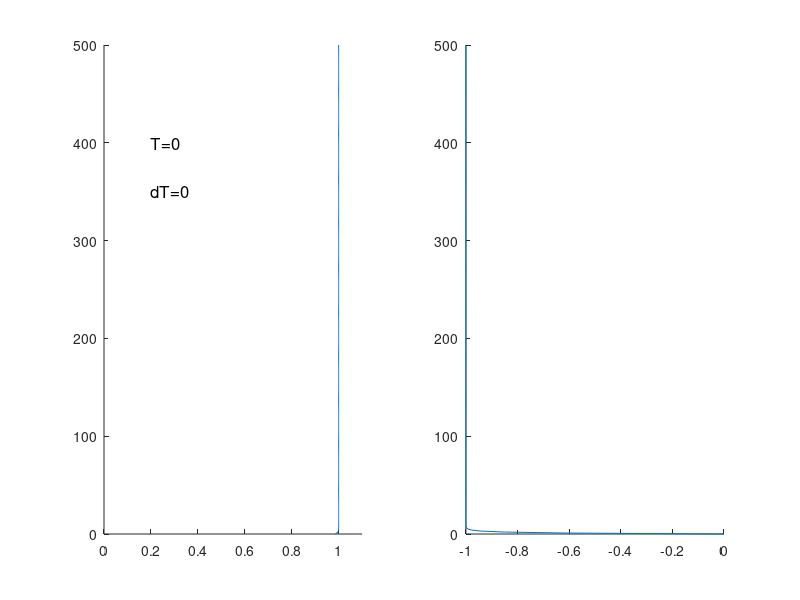

MATLAB code for this plot: (Note: this script raises an error after producing the figure.)
% clear;

g=9.81;
drho=500;
mu_f=1e3;
mu_m_mix=1e14;
d=2.75e-3;      %grain size
n=3;
b=125;

phi0=0.5;

K0=phi0^n*d^2/b;
um_0=K0/mu_f*drho*g*(1-phi0); %
sigma=(K0*mu_m_mix/mu_f)^0.5;   %Compaction length
tao0=sigma/um_0;    %time scale

Year=365.25*24*3600;


To_show=(10:10:200)*Year/tao0;
% To_show=[0.5,1,2,4,10];

N_to_show=length(To_show);
pos=1;
Z_len=500;

N=500+1;
theta=1;
fixed_dt=1;
dt=To_show(1)/10;%0.005;
End_time=To_show(end)+0.1;


Precision=1e-6;  %Saturation calculating precision
z=linspace(0,Z_len,N);
phi=ones(N,1);
% phi(round(N/5):round(2*N/5))=1.5;
um=zeros(N,1);

indexi=zeros((N-2)*3+3,1);
indexj=zeros((N-2)*3+3,1);
value=zeros((N-2)*3+3,1); 

To_save=1;
if To_save==1 && fixed_dt==1
   phi_data=zeros(N_to_show,N); 
   um_data=zeros(N_to_show,N); 
end
Time=0;
temp1=zeros(N,1);
counter=0;
%%

figure(13)
clf;
subplot(1,2,1)
hold on;
Handel2=plot(phi(1:N),z);
H_T=text(0.2,Z_len*0.8, "T=0",'fontsize',12);
H_dt=text(0.2,Z_len*0.7, "dT=0",'fontsize',12);
xlim([0,1.1])

subplot(1,2,2)
hold on;
Handel3=plot(um(1:N),z);
xlim([-1,0])

Zeroelements=0;
Zeroelements_old=0;
Top=0;
while Time<End_time 
    um_old=um;
    phi_old=phi;
    improve=1;
    iter=0;
    dz=z(2)-z(1);
    
    while improve>Precision && iter<50
        indexi=zeros((N-2-Zeroelements_old)*3+3,1);
        indexj=zeros((N-2-Zeroelements_old)*3+3,1);
        value=zeros((N-2-Zeroelements_old)*3+3,1); 
        
        theta2=1;
        
        indexi(1)=1; indexj(1)=1; value(1)=1;  %boundary condition at the bottom
        for i=0:N-3-Zeroelements_old 
              indexi(i*3+2)=i+2; indexj(i*3+2)=i+1; value(i*3+2)=theta2;
              indexi(i*3+3)=i+2; indexj(i*3+3)=i+2; value(i*3+3)=-2*theta2;
              indexi(i*3+4)=i+2; indexj(i*3+4)=i+3; value(i*3+4)=theta2;
        end
%         for i=0:N-3-Zeroelements_old 
%               indexi(i*3+2)=i+2; indexj(i*3+2)=i+1; value(i*3+2)=theta2*((1-phi0*phi(i+1))+(1-phi0*phi(i+2)))/(1-phi0)/2;
%               indexi(i*3+3)=i+2; indexj(i*3+3)=i+2; value(i*3+3)=-theta2*((1-phi0*phi(i+1))+2*(1-phi0*phi(i+2))+(1-phi0*phi(i+3)))/(1-phi0)/2;
%               indexi(i*3+4)=i+2; indexj(i*3+4)=i+3; value(i*3+4)=theta2*((1-phi0*phi(i+3))+(1-phi0*phi(i+2)))/(1-phi0)/2;
%         end        
        indexi(end-1)=N-Zeroelements_old; indexj(end-1)=N-Zeroelements_old;   value(end-1)=1;   %boundary condition at the top
        indexi(end)=N-Zeroelements_old; indexj(end)=N-Zeroelements_old-1;     value(end)=-1;   %boundary condition at the top
%         for i=1:Zeroelements_old
%            indexi(end-i+1)=N-i+1; indexj(end-i+1)=N-i+1; value(end-i+1)=1; 
%         end 
%         temp=zeros(N-Zeroelements_old,1);
%         temp(2:N-1-Zeroelements_old)=(um_old(3:N-Zeroelements_old)-2*um_old(2:N-1-Zeroelements_old)+um_old(1:N-2-Zeroelements_old))*(1-theta)/dz^2-(1-theta)./phi(2:N-1-Zeroelements_old).^n.*um_old(2:N-1-Zeroelements_old);    
        
        
        Q=sparse(indexi,indexj,value,N-Zeroelements_old,N-Zeroelements_old);
        K=sparse(2:N-Zeroelements_old-1,2:N-Zeroelements_old-1,theta2./phi(2:N-Zeroelements_old-1).^n,N-Zeroelements_old,N-Zeroelements_old);
        LHS=Q/dz^2-K;
        rhs=((1-phi0*phi)/(1-phi0));
        rhs=rhs(1:end-Zeroelements_old);
%         rhs=rhs-temp;
        % Boundary condition
        rhs(end)=0;
        rhs(1)=0;
        um(1:end-Zeroelements_old)=LHS\rhs;  
        um(end-Zeroelements_old+1:end)=0;
        %Set dt
        if ~fixed_dt
            dt=min(min(abs(dz./um)),0.05);
            if pos<=N_to_show
                if Time+dt>To_show(pos)
                    dt=To_show(pos)-Time;
                end
            end
        end


        %%
        %Solving phi
        indexi2=zeros((N-2-Zeroelements)*3+3,1);
        indexj2=zeros((N-2-Zeroelements)*3+3,1);
        value2= zeros((N-2-Zeroelements)*3+3,1); 
        
        indexi2(1)=1; indexj2(1)=1; value2(1)=-um(1)/dz*theta+1/dt;  
        indexi2(2)=1; indexj2(2)=2; value2(2)=um(2)/dz*theta;        
        for i=0:N-3-Zeroelements   
              indexi2(i*3+3)=i+2; indexj2(i*3+3)=i+1; value2(i*3+3)=-um(i+1)/dz/2*theta;
              indexi2(i*3+4)=i+2; indexj2(i*3+4)=i+2; value2(i*3+4)=1/dt;
              indexi2(i*3+5)=i+2; indexj2(i*3+5)=i+3; value2(i*3+5)=um(i+3)/dz/2*theta;
        end
        indexi2((N-3-Zeroelements)*3+6)=N-Zeroelements; indexj2((N-3-Zeroelements)*3+6)=N-Zeroelements;   value2((N-3-Zeroelements)*3+6)=1;   %boundary condition at the top
        indexi2((N-3-Zeroelements)*3+7)=N-Zeroelements; indexj2((N-3-Zeroelements)*3+7)=N-Zeroelements-1;   value2((N-3-Zeroelements)*3+7)=-1;   %boundary condition at the top
%         for i=1:Zeroelements
%            indexi2(end-i+1)=N-i+1; indexj2(end-i+1)=N-i+1; value2(end-i+1)=1; 
%         end   
        
        LHS=sparse(indexi2,indexj2,value2,N-Zeroelements,N-Zeroelements);
        temp1=zeros(N,1);
        if theta<=1
            temp1(2:N-1-Zeroelements)=-(um_old(3:N-Zeroelements).*phi_old(3:N-Zeroelements)-um_old(1:N-2-Zeroelements).*phi_old(1:N-2-Zeroelements)-...
                (um_old(3:N-Zeroelements)-um_old(1:N-2-Zeroelements))/phi0)/2/dz*(1-theta)+(um(3:N-Zeroelements)-um(1:N-2-Zeroelements))/phi0/2/dz*theta;
            temp1(1)=-(um_old(2).*phi_old(2)-um_old(1).*phi_old(1)-(um_old(2)-um_old(1))/phi0)/dz*(1-theta)+(um(2)-um(1))/phi0/dz*theta; 
        end
%         temp1(Zeroelements+2:N-1)=1/phi0*(um(Zeroelements+3:N)-um(Zeroelements+1:N-2))/2/dz;
        rhs=phi_old/dt+temp1;
%         rhs(N-Zeroelements+1:N)=1;
        rhs(N-Zeroelements)=0; %boundary condition at the top: phi=1 or smooth
        phi_old_nonlinear=phi;
        phi(1:end-Zeroelements)=LHS\rhs(1:end-Zeroelements);
        improve=max(abs(phi-phi_old_nonlinear));
        iter=iter+1;           
    end

    Time=Time+dt;
    disp([counter, iter])
    counter=counter+1;
    set(Handel2, 'xdata',phi(1:end-Zeroelements),'ydata',z(1:end-Zeroelements))
    set(Handel3, 'xdata',um(1:end-Zeroelements),'ydata',z(1:end-Zeroelements))
    eval("set(H_T, 'string', string('T=')+num2str(Time))")
    eval("set(H_dt, 'string', string('dT=')+num2str(dt))")
    if pos<=N_to_show
        if abs((Time-To_show(pos)))<1e-4
            subplot(1,2,1)
            plot(phi(1:N-Zeroelements-2),z(1:N-Zeroelements-2),'linewidth',1,'color','g');
            subplot(1,2,2)
            plot(um(1:N-Zeroelements),z(1:N-Zeroelements),'linewidth',1,'color','g');
            if To_save==1
                phi_data(pos,:)=phi;
                um_data(pos,:)=um;
            end
            pos=pos+1;
        end
    end

    Top=Top-um(end-Zeroelements)*dt;
%     Moving upper boundary.....this procedure is soo fucking ugly!
    Zeroelements=ceil((Top+1e-7)/dz);
    Zeroelements_old=Zeroelements;
    drawnow;

end

if To_save==1
   writematrix(phi_data','MacKenzie.txt')
end
